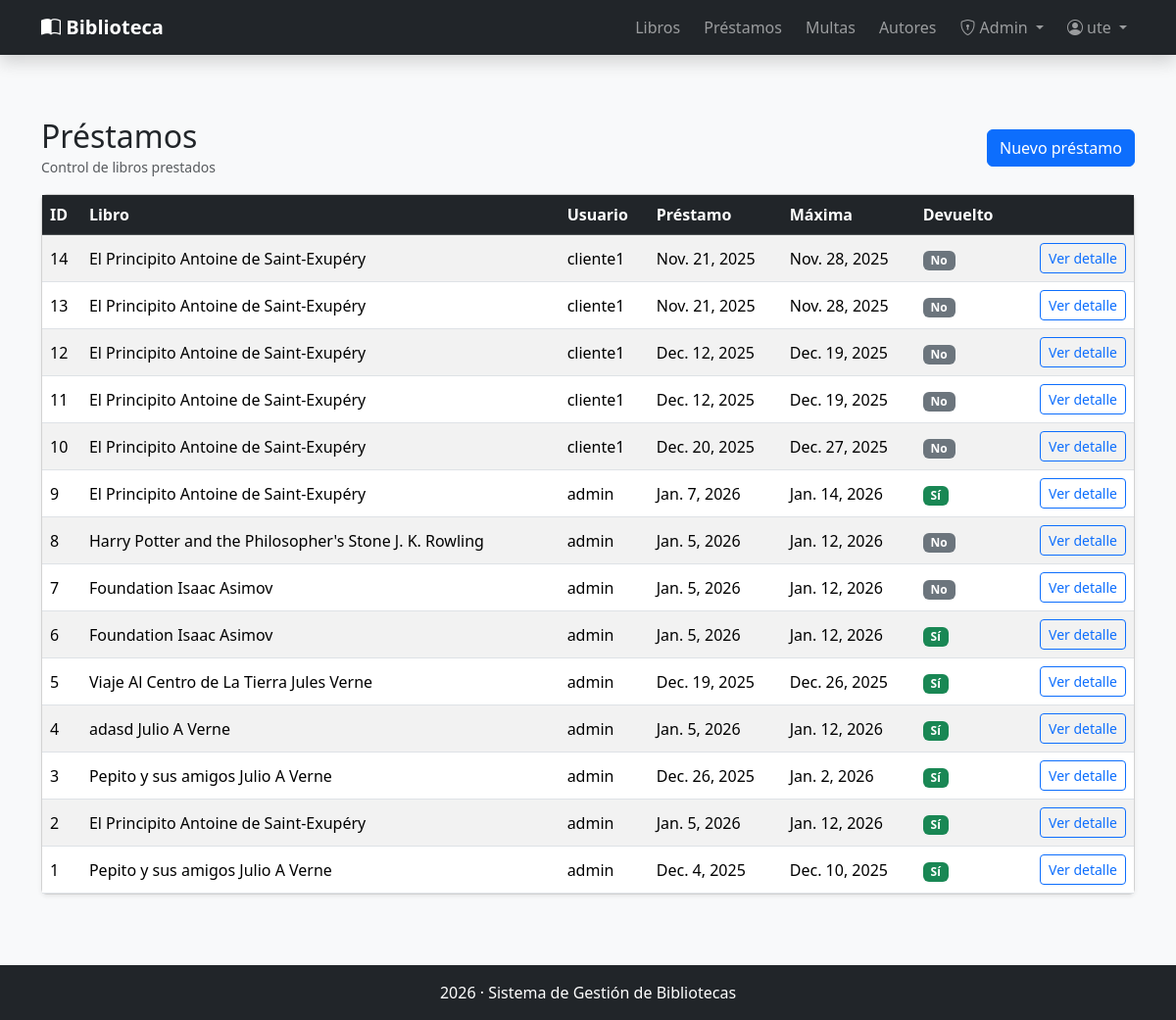
The app's page /prestamos/ (signed in) with its own data.
### gestion/models.py (models this page shows, shortened)
class Prestamo(models.Model):
    libro = models.ForeignKey(Libro,related_name="Prestamos",on_delete=models.PROTECT)
    usuario = models.ForeignKey(settings.AUTH_USER_MODEL, related_name="Prestamos", on_delete=models.PROTECT)  #Usuarios propios de Django, se importa desde el modelo de settings
    fecha_prestamos = models.DateField(default=timezone.now) #Usa la fecha del equipo actual
    fecha_max = models.DateField()
    fecha_devolucion = models.DateField(blank= True,null=True) #Para que me permita crear con datos en blanco en esta campo
    class Meta:
        permissions = (
            ("Ver_prestamos", "Puede ver prestamos"),
            ("gestionar_prestamos","Puede gestionar prestamos"),
            ("gestionar_libros","Puede gestionar libros"),
        )
    @property   #Nos permite trabajar con los atributos de nuestra clase seria como un compute de odoo
    def dias_retraso(self):
        hoy = timezone.now().date() #timezone zona horario, date solo la fecha
        fecha_ref = self.fecha_devolucion or hoy
        if fecha_ref > self.fecha_max:
            return (fecha_ref - self.fecha_max).days
        else:
            return 0
    @property
    def multa_retraso(self):
        tarifa_diaria = 0.50
        return self.dias_retraso * tarifa_diaria

class Libro(models.Model):
    titulo = models.CharField(max_length=50)
    autor = models.ForeignKey(Autor,related_name="Libros", on_delete=models.PROTECT)    #Aqui en vez de one2many, las relaciones se hacen con llaves
    isbn = models.CharField(max_length=20, blank=True, null=True,unique=True)
    paginas = models.IntegerField(blank=True, null=True)
    genero = models.CharField(max_length=100, blank=True, null=True)
    descripcion = models.TextField(blank=True, null=True)
    editorial = models.CharField(max_length=100, blank=True, null=True)
    coverId = models.IntegerField(blank=True, null=True)
    stock = models.PositiveIntegerField(default=1)
    disponible = models.BooleanField(default=True)
    activo = models.BooleanField(default=True)
    def __str__(self):
        return f"{self.titulo} {self.autor}"  #En este apartado que es visual no hay que hacer makemigrations

class Autor(models.Model):
    nombre = models.CharField(max_length=50)
    apellido = models.CharField(max_length=50)
    bibliografia = models.CharField(max_length=200,blank=True, null=True)
    activo = models.BooleanField(default=True)
    def __str__(self):
        return f"{self.nombre} {self.apellido}"

### gestion/views.py (the view)
# urls.py: path('prestamos/', lista_prestamos, name="lista_prestamos"),
@login_required
@permission_required("gestion.gestionar_prestamos", raise_exception=True)
def lista_prestamos(request):
    prestamos = Prestamo.objects.all().order_by("-id")
    for p in prestamos:
        if not p.fecha_devolucion:
            ensure_multa_retraso(p)
    return render(request, 'gestion/templates/prestamos.html', {'prestamos': prestamos})

### gestion/services/multas_service.py (called while the page is built)
@transaction.atomic
def ensure_multa_retraso(prestamo):
    if prestamo.dias_retraso <= 0:
        return None
    multa, created = Multa.objects.get_or_create(
        prestamo=prestamo,
        tipo='r',
        defaults={
            "monto": Decimal(str(prestamo.multa_retraso)),
            "pagada": False,
            "fecha": timezone.now().date(),
        }
    )
    if not created and not multa.pagada:
        nuevo_monto = Decimal(str(prestamo.multa_retraso))
        if multa.monto != nuevo_monto:
            multa.monto = nuevo_monto
            multa.save()
    return multa

### gestion/templates/prestamos.html
{% extends "index.html" %}
{% block contenido %}
<div class="container py-4">
  <div class="d-flex flex-wrap gap-2 justify-content-between align-items-center mb-3">
    <div>
      <h2 class="m-0">Préstamos</h2>
      <small class="text-muted">Control de libros prestados</small>
    </div>
    <a class="btn btn-primary" href="{% url 'crear_prestamos' %}">Nuevo préstamo</a>
  </div>
  <div class="card shadow-sm">
    <div class="table-responsive">
      <table class="table table-striped table-hover align-middle mb-0">
        <thead class="table-dark">
          <tr>
            <th>ID</th><th>Libro</th><th>Usuario</th><th>Préstamo</th><th>Máxima</th><th>Devuelto</th><th class="text-end"></th>
          </tr>
        </thead>
        <tbody>
          {% for p in prestamos %}
            <tr>
              <td>{{ p.id }}</td>
              <td>{{ p.libro }}</td>
              <td>{{ p.usuario.username }}</td>
              <td>{{ p.fecha_prestamos }}</td>
              <td>{{ p.fecha_max }}</td>
              <td>
                {% if p.fecha_devolucion %}<span class="badge bg-success">Sí</span>
                {% else %}<span class="badge bg-secondary">No</span>{% endif %}
              </td>
              <td class="text-end">
                <a class="btn btn-sm btn-outline-primary" href="{% url 'detalle_prestamo' p.id %}">Ver detalle</a>
              </td>
            </tr>
          {% empty %}
            <tr><td colspan="7" class="p-3">No hay préstamos.</td></tr>
          {% endfor %}
        </tbody>
      </table>
    </div>
  </div>
</div>
{% endblock %}

### gestion/templates/index.html (shortened to what this page needs)
<!DOCTYPE html>
<html lang="es">
<head>
  <link href="https://cdn.jsdelivr.net/npm/bootstrap@5.3.2/dist/css/bootstrap.min.css" rel="stylesheet">
  <link href="https://cdn.jsdelivr.net/npm/bootstrap-icons@1.11.1/font/bootstrap-icons.css" rel="stylesheet">
</head>
<body class="bg-light">
  <nav class="navbar navbar-expand-lg navbar-dark bg-dark shadow">
    <div class="container">
      <a class="navbar-brand fw-bold" href="{% url 'index' %}">
        <i class="bi bi-book-half"></i> Biblioteca
      </a>
      <div class="collapse navbar-collapse" id="navbarMenu">
        <ul class="navbar-nav ms-auto align-items-lg-center gap-lg-2">
          <li class="nav-item">
            <a class="nav-link" href="{% url 'lista_libros' %}">Libros</a>
          </li>
          {% if user.is_authenticated and perms.gestion.gestionar_prestamos %}
            <li class="nav-item"><a class="nav-link" href="{% url 'lista_prestamos' %}">Préstamos</a></li>
            <li class="nav-item"><a class="nav-link" href="{% url 'lista_multa' %}">Multas</a></li>
          {% endif %}
          {% if user.is_authenticated and perms.gestion.view_autor %}
            <li class="nav-item"><a class="nav-link" href="{% url 'lista_autores' %}">Autores</a></li>
          {% endif %}
          {% if user.is_authenticated and user.is_superuser %}
          <li class="nav-item dropdown">
            <a class="nav-link dropdown-toggle" href="#" role="button" data-bs-toggle="dropdown">
              <i class="bi bi-shield-lock"></i> Admin
            </a>
          </li>
          {% endif %}
          {% if not user.is_authenticated %}
            <li class="nav-item">
              <a class="nav-link" href="{% url 'login' %}">
                <i class="bi bi-box-arrow-in-right"></i> Login
              </a>
            </li>
            <li class="nav-item">
              <a class="btn btn-sm btn-outline-light" href="{% url 'registro' %}">
                <i class="bi bi-person-plus"></i> Registrarse
              </a>
            </li>
          {% else %}
            <li class="nav-item dropdown">
              <a class="nav-link dropdown-toggle" href="#" role="button" data-bs-toggle="dropdown">
                <i class="bi bi-person-circle"></i> {{ user.username }}
              </a>
            </li>
          {% endif %}
        </ul>
      </div>
    </div>
  </nav>
  <main class="py-4">
    {% block contenido %}{% endblock %}
  </main>
  <footer class="bg-dark text-white text-center py-3 mt-4">
    <p class="m-0">2026 · Sistema de Gestión de Bibliotecas</p>
  </footer>
</body>
</html>

### records on screen
Prestamo: id "14", libro "El Principito Antoine de Saint-Exupéry", usuario.username "cliente1", fecha_prestamos "Nov. 21, 2025", fecha_max "Nov. 28, 2025"
Prestamo: id "13", libro "El Principito Antoine de Saint-Exupéry", usuario.username "cliente1", fecha_prestamos "Nov. 21, 2025", fecha_max "Nov. 28, 2025"
Prestamo: id "12", libro "El Principito Antoine de Saint-Exupéry", usuario.username "cliente1", fecha_prestamos "Dec. 12, 2025", fecha_max "Dec. 19, 2025", shows "No"
Prestamo: id "11", libro "El Principito Antoine de Saint-Exupéry", usuario.username "cliente1", fecha_prestamos "Dec. 12, 2025", fecha_max "Dec. 19, 2025", shows "No"
Prestamo: id "10", libro "El Principito Antoine de Saint-Exupéry", usuario.username "cliente1", fecha_prestamos "Dec. 20, 2025", fecha_max "Dec. 27, 2025", shows "No"
Prestamo: id "9", libro "El Principito Antoine de Saint-Exupéry", usuario.username "admin", fecha_prestamos "Jan. 7, 2026", fecha_max "Jan. 14, 2026", fecha_devolucion "Sí"
Prestamo: id "8", libro "Harry Potter and the Philosopher's Stone J. K. Rowling", usuario.username "admin", fecha_prestamos "Jan. 5, 2026", fecha_max "Jan. 12, 2026", shows "No"
Prestamo: id "7", libro "Foundation Isaac Asimov", usuario.username "admin", fecha_prestamos "Jan. 5, 2026", fecha_max "Jan. 12, 2026", shows "No"
Prestamo: id "6", libro "Foundation Isaac Asimov", usuario.username "admin", fecha_prestamos "Jan. 5, 2026", fecha_max "Jan. 12, 2026", fecha_devolucion "Sí"
Prestamo: id "5", libro "Viaje Al Centro de La Tierra Jules Verne", usuario.username "admin", fecha_prestamos "Dec. 19, 2025", fecha_max "Dec. 26, 2025", fecha_devolucion "Sí"
Prestamo: id "4", libro "adasd Julio A Verne", usuario.username "admin", fecha_prestamos "Jan. 5, 2026", fecha_max "Jan. 12, 2026", fecha_devolucion "Sí"
Prestamo: id "3", libro "Pepito y sus amigos Julio A Verne", usuario.username "admin", fecha_prestamos "Dec. 26, 2025", fecha_max "Jan. 2, 2026", fecha_devolucion "Sí"
Prestamo: id "2", libro "El Principito Antoine de Saint-Exupéry", usuario.username "admin", fecha_prestamos "Jan. 5, 2026", fecha_max "Jan. 12, 2026", fecha_devolucion "Sí"
Prestamo: id "1", libro "Pepito y sus amigos Julio A Verne", usuario.username "admin", fecha_prestamos "Dec. 4, 2025", fecha_max "Dec. 10, 2025", fecha_devolucion "Sí"

### other values on screen
{{ user.username }} "ute"
